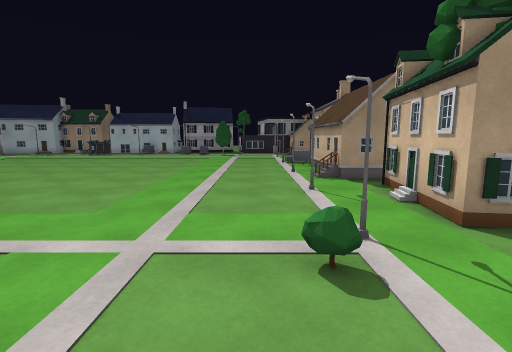
view 1 (above)

23 first-person views from a walk through a scene from a Unity 3-D project. The camera is 1.4 m above the floor, tilts 8° down and sees 85° across. The floor is counted in squares, 1 m on a side. Each view is taken from the middle of a square. On the plan, view 1 faces up. The plan holds only what a view shows up to about 14 squares ahead; the rest is blank. The place goes on beyond the plan. Surface patterns are stand-ins for the level's own textures.

view 2
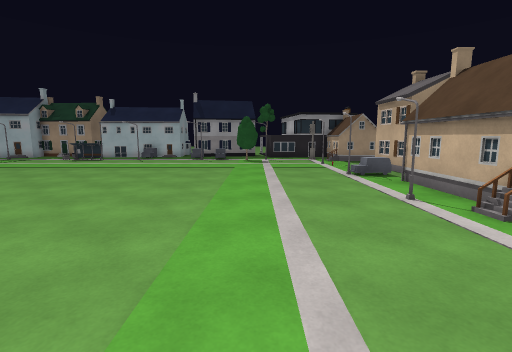

view 3
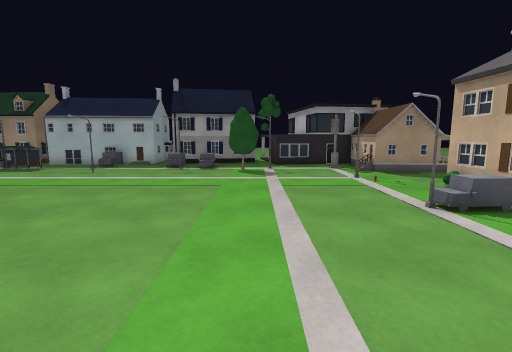

view 4
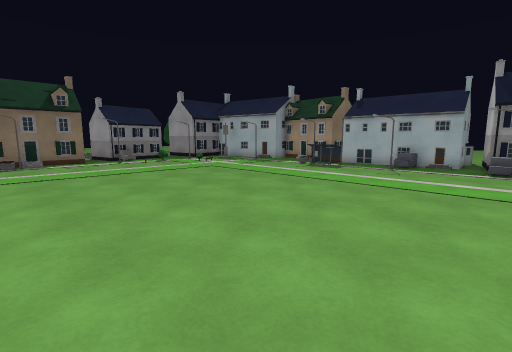

view 5
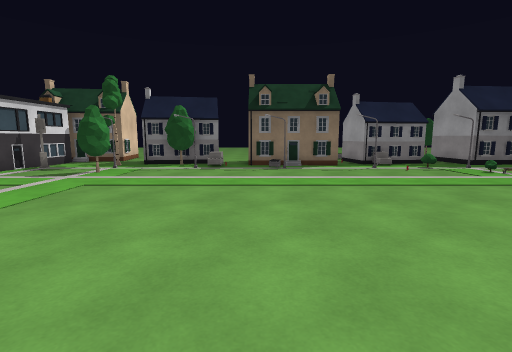

view 6
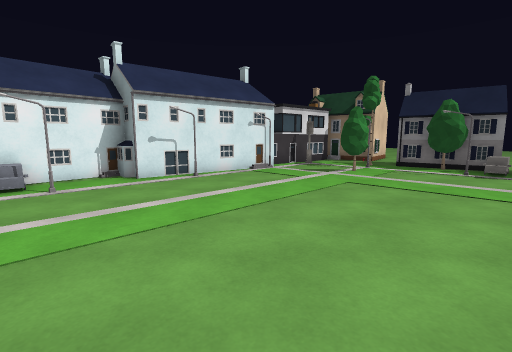

view 7
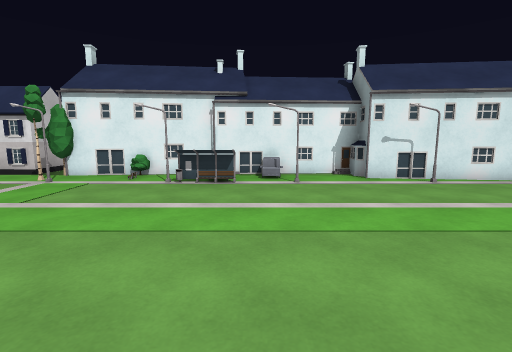

view 8
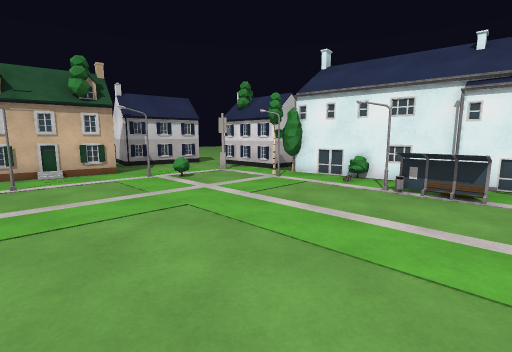

view 9
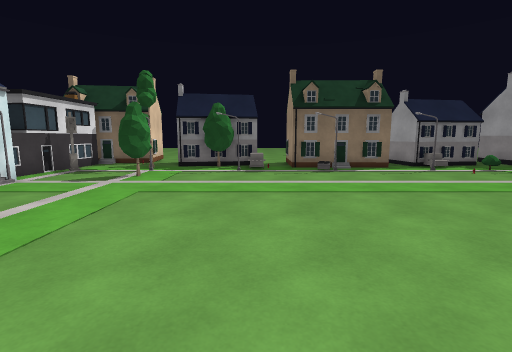

view 10
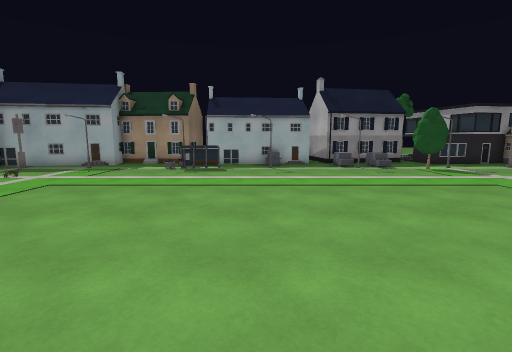

view 11
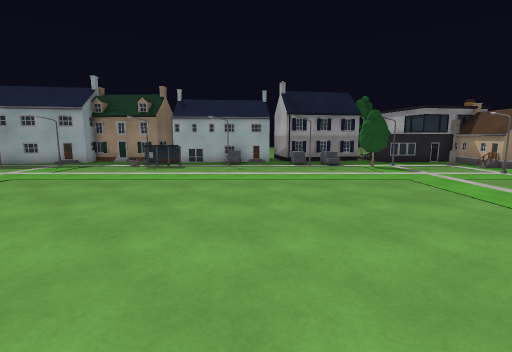

view 12
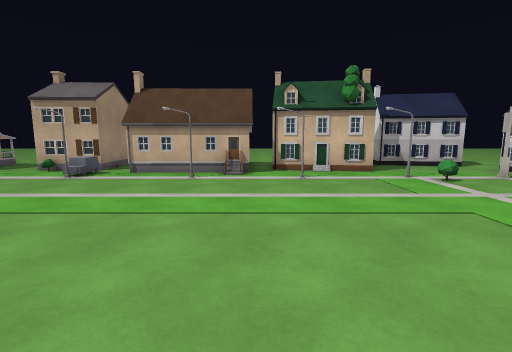

view 13
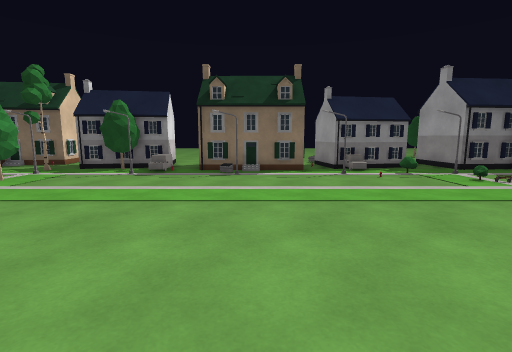

view 14
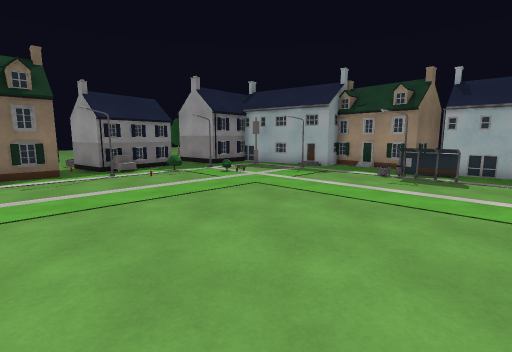

view 15
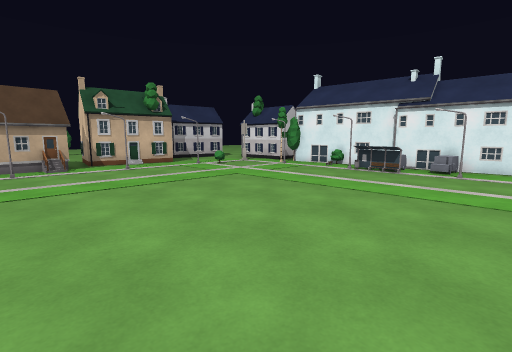

view 16
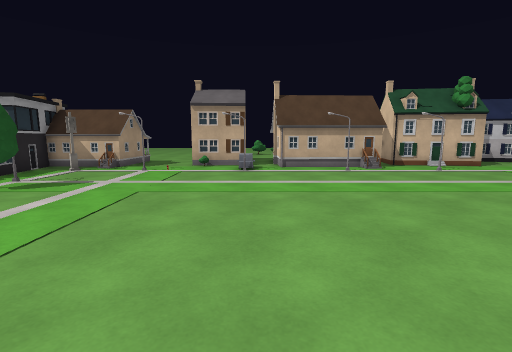

view 17
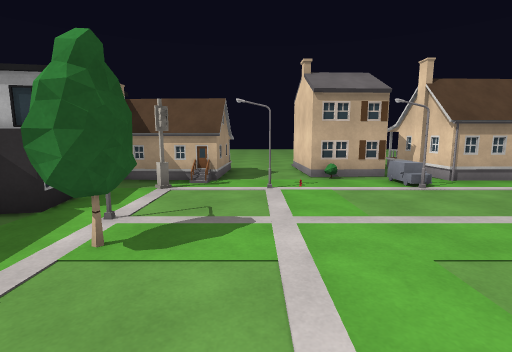

view 18
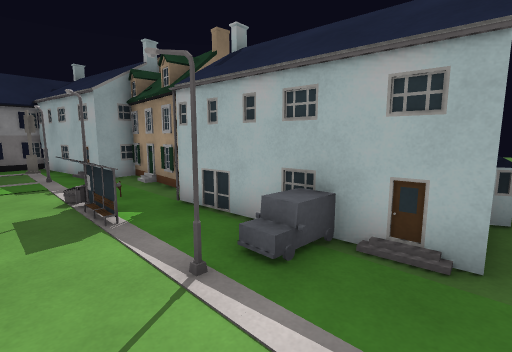

view 19
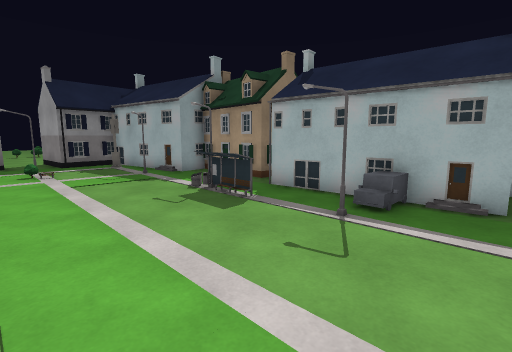

view 20
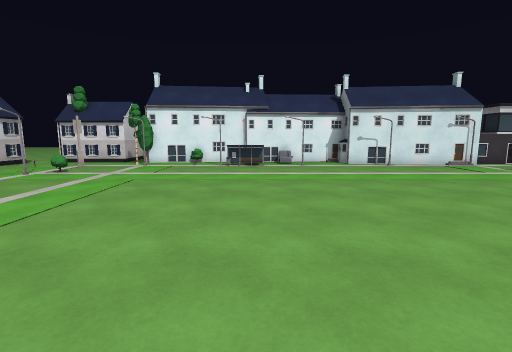

view 21
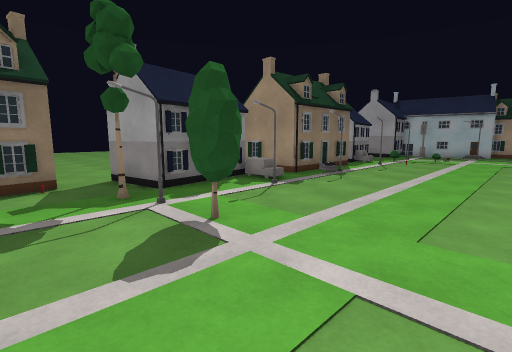

view 22
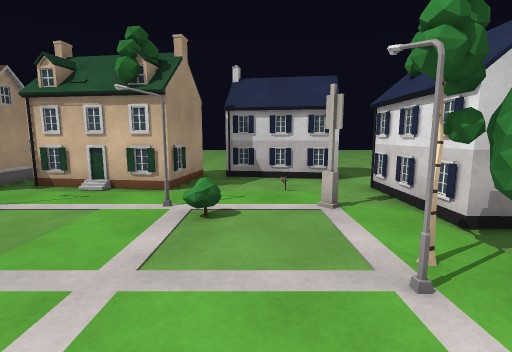

view 23
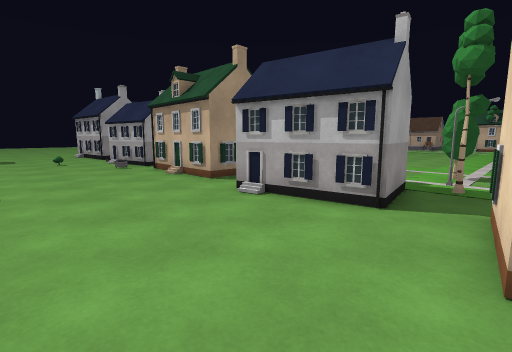

### Floor plan
Key: @ floor where view 1 was taken; # wall or solid block; . floor; / step, stairs or slope; = window, fence, low wall or low ledge; O other object.
Columns run from 31 left of view 1 to 8 right of it. Each row starts with its distance up from view 1.
 24            ####....#OOO..O O..OOOOOO
 23          ###.............O#O.....#OO
 22         ##........OO..#.....OO...#OO O
 21       O##O........................OOOO..
 20   ..   O................................
 19   ...  .O...............................
 18   ....  #..........................####
 17   ....O  O.........................# #
 16   .....# O.......................OO# #O
 15   .....##O.=......................=..
 14   .....###........................O##OO
 13  ......###........................O
 12  ......###........................O
 11   .....###=......................=O
 10  ......O##........................O
  9  .................................O##
  8  .....###OO........................O#
  7  .....O #O.=.......................##
  6  .....## O.........................#
  5 ......O###........................OO
  4 .......##O..OO...................#.###.
  3   .......O..O...................O....##
  2  . .###O.............................#
  1       ##................OO=.........O#
  0        #####O#######..=.O../.#O@##..##
 -1             OO     O..OOO OO##OOOOO.O

Where each view was taken, in squares from view 1:
view 1: 0 up, 0 right, facing up
view 2: 5 up, 2 left, facing up
view 3: 10 up, 2 left, facing up
view 4: 10 up, 5 left, facing up-left
view 5: 10 up, 8 left, facing left
view 6: 9 up, 8 left, facing down-left
view 7: 9 up, 8 left, facing down
view 8: 8 up, 8 left, facing down-right
view 9: 8 up, 9 left, facing left
view 10: 10 up, 10 left, facing up
view 11: 9 up, 8 left, facing up
view 12: 9 up, 8 left, facing right
view 13: 12 up, 10 left, facing left
view 14: 12 up, 10 left, facing up-left
view 15: 12 up, 11 left, facing down-right
view 16: 15 up, 10 left, facing right
view 17: 20 up, 6 left, facing right
view 18: 21 up, 7 left, facing up-left
view 19: 18 up, 7 left, facing up-left
view 20: 14 up, 7 left, facing down
view 21: 1 up, 15 left, facing up-left
view 22: 2 up, 4 left, facing right
view 23: 2 up, 30 left, facing up-right
